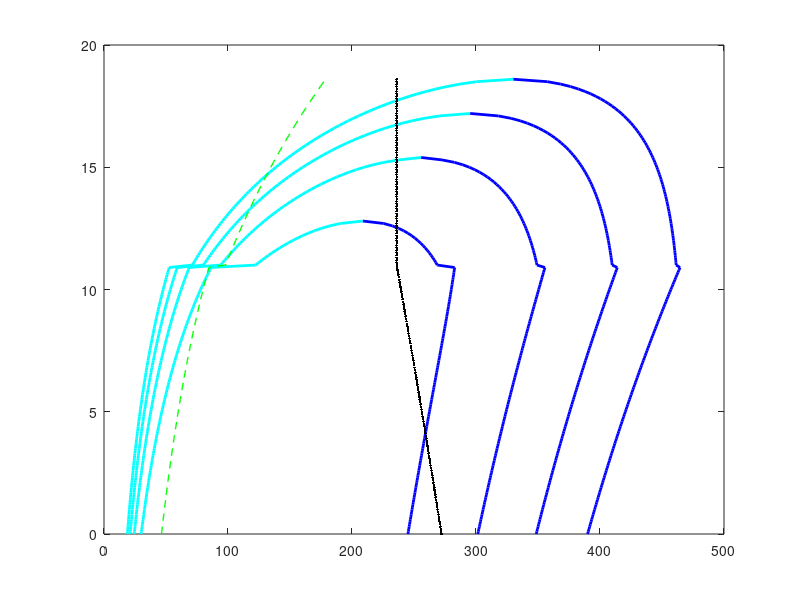

This chart was generated by the following MATLAB code:
clc
clear
clear all
%% constants %%
Tsl=288.15; %kelvin
Psl=101325; %pascal
RHOsl=1.225; %Kg/m3
Rair=286.9; %J/KgK
L1=-6.5;
L2=1;
A=4.256;
RHO11=0.274;
P11=22631;
T11=216.65;
T20=T11;
g=9.81;
B=-g/(Rair*T11);
P20=5467.83;
RHO20=0.066;
gamma=1.4;
% vminMAX=0;
% vmaxMAX=0;
%%%%%%%%%%%%%%%%%%%%%%%%%%%%%%%%%%%%%%%%%
k=0.0374;
CD0=0.021;
s=122.4;
WE=42100*9.81;
ThSL=240000;
cl_max=2.56;
h_cruise=11.28;
Mach_max=0.8;
%%%%%%%%%%%%%%%%%%%%%%%%%%%%%%%%%%%%%%%%%
%%calculations
deltat=zeros(1,5);
for i=1:5
    deltat(1,i)=0.2*i+0.2;
end
I=zeros(7,200);
for j=1:4
    for i=1:111
        I(1,i)=0.1*i-0.1;%height
        I(2,i)=Tsl + I(1,i) * L1;%Temperature
        I(3,i)=RHOsl* (( I(2,i)/Tsl)^(A));%Density
        Tha=ThSL*deltat(1,j)*(( I(2,i)/Tsl)^(A))^0.7;
        AA=0.5*I(3,i)*s*CD0;
        BB=(2*WE^2*k)/(I(3,i)*s);
        I(6,i)=sqrt((2*WE)/(I(3,i)*s*cl_max));
        I(7,i)=Mach_max*sqrt(gamma*Rair*I(2,i));        
        if (Tha^2 - 4*AA*BB <= 0)
            I(4,i)=sqrt(Tha/(2*AA));%vmin
            I(5,i)=sqrt(Tha/(2*AA));%vmax
L            break
        end
        I(4,i)=sqrt((Tha-sqrt(Tha^2 - 4*AA*BB))/(2*AA));%vmin
        I(5,i)=sqrt((Tha+sqrt(Tha^2 - 4*AA*BB))/(2*AA));%vmax
    end
    for i=111:200
        I(1,i)=(0.1*i)-0.1;%height
        I(2,i)=T11;%temperature
        I(3,i)=RHO11* exp(B*(I(1,i)*1000-11000));%density
        Tha=ThSL*deltat(1,j)*((RHO11/RHOsl)*exp(B*(I(1,i)*1000-11000)))*1.43;
        AA=0.5*I(3,i)*s*CD0;
        BB=(2*WE^2*k)/(I(3,i)*s);
        I(6,i)=sqrt((2*WE)/(I(3,i)*s*cl_max));
        I(7,i)=Mach_max*sqrt(gamma*Rair*I(2,i));
        if (Tha^2 - 4*AA*BB <= 0)
            I(4,i)=sqrt(Tha/(2*AA));%vmin
            I(5,i)=sqrt(Tha/(2*AA));%vmax
            break
        end
        I(4,i)=sqrt((Tha-sqrt(Tha^2 - 4*AA*BB))/(2*AA));%vmin
        I(5,i)=sqrt((Tha+sqrt(Tha^2 - 4*AA*BB))/(2*AA));%vmax
    end
   
    plot(I(4,1:i),I(1,1:i),'cyan','LineWidth',2)
    hold on
    plot(I(5,1:i),I(1,1:i),'b','LineWidth',2)
    hold on
end
plot(I(6,1:187),I(1,1:187),'g--','LineWidth',1)
hold on
plot(I(7,1:187),I(1,1:187),'black.','LineWidth',1)
